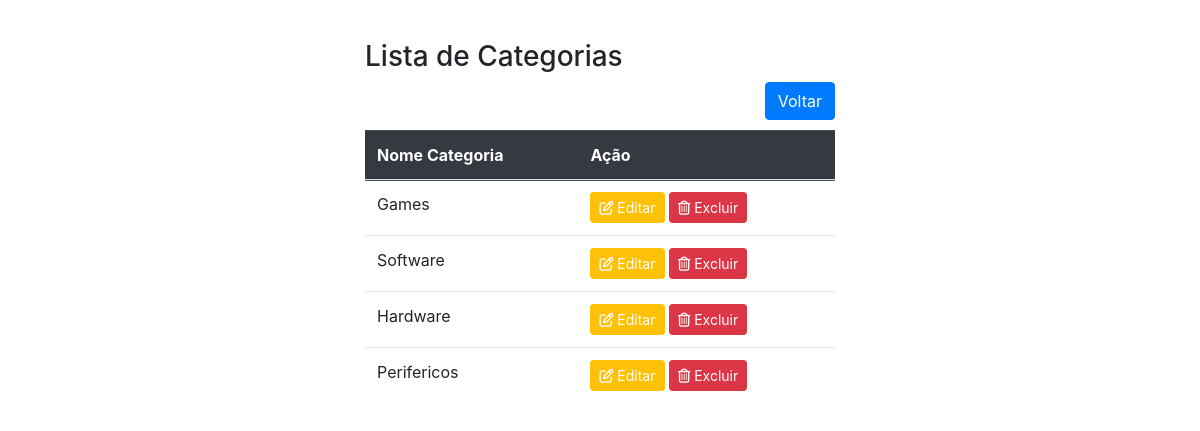
The app's page /listar_categoria.php (signed in) with its own data.
### tables this page shows
CREATE TABLE `categoria` (
  `id_categoria` int(11) NOT NULL,
  `nome_categoria` varchar(200) NOT NULL
);

### listar_categoria.php (the view, shortened to what this page needs)
<!DOCTYPE html>
    <head>
        <link rel="stylesheet" href="https://stackpath.bootstrapcdn.com/bootstrap/4.3.1/css/bootstrap.min.css">
    </head>
    <body>
        <div class="container" style="margin-top: 40px; width: 500px" >
        <h3>Lista de Categorias</h3>
       <div style="text-align: right; margin-bottom: 10px;">
           <a href="menu.php" class="btn btn-primary">Voltar</a>
         </div>
            <table class="table">
                <thead class="thead-dark">
                    <tr>
                        <th scope="col">Nome Categoria</th>
                        <th scope="col">Ação</th>
                    </tr>
                </thead>
                   <tr>
                        <?php
                            include 'conexao.php';
                            $sql = "SELECT * FROM `categoria`";
                            $busca = mysqli_query($conexao,$sql);
                            while ($array = mysqli_fetch_array($busca)) {
                                $id_categoria = $array['id_categoria'];
                                $nome_categoria = $array['nome_categoria'];
                                ?>
                    <tr>
                        <td><?php echo $nome_categoria ?></td>
                        <td><a class="btn btn-warning btn-sm" href="editar_categoria.php?id=<?php echo $id_categoria?>" role="button" style="color:white"><i class="far fa-edit"></i> Editar</a>
                            <a class="btn btn-danger btn-sm" href="deletar_categoria.php?id=<?php echo $id_categoria?>" role="button" style="color:white"><i class="far fa-trash-alt"></i> Excluir</a>
                        </td>
                    </tr>
                    <?php } ?>
                    </tr>
            </table>
        </div>
    </body>
</html>

### records on screen
categoria: nome_categoria "Games"
categoria: nome_categoria "Software"
categoria: nome_categoria "Hardware"
categoria: nome_categoria "Perifericos"
